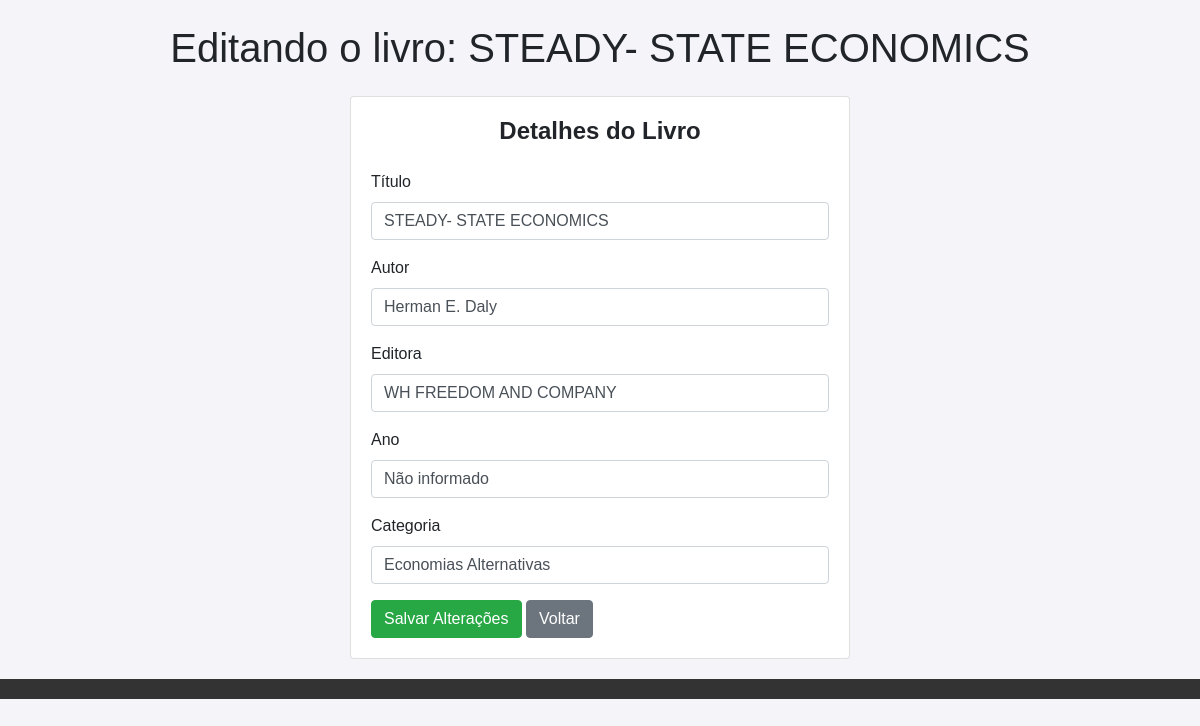
Screenshot of /api/editar-livro/1/ with the database file from the repository.
### biblioteca/models.py (models this page shows, shortened)
class Livro(models.Model):
    autor = models.CharField(max_length=255, null=True, blank=True)
    titulo = models.CharField(max_length=255, null=True, blank=True)
    editora = models.CharField(max_length=255, null=True, blank=True)
    ano = models.CharField(max_length=13, null=True, blank=True)
    categoria = models.CharField(max_length=255, null=True, blank=True)

### biblioteca/views.py (the view)
# urls.py: path("editar-livro/<int:pk>/", views.editar_livro, name="editar_livro"),
def editar_livro(request, pk):
    livro = get_object_or_404(Livro, pk=pk)  # Busca o livro pelo ID (pk)
    if request.method == "POST":
        form = LivroForm(request.POST, instance=livro)
        if form.is_valid():
            form.save()  # Atualiza o livro no banco de dados
            messages.success(request, "Livro alterado com sucesso!")
            return redirect(
                "pagina_inicial"
            )  # Redireciona para a página inicial após salvar
    else:
        form = LivroForm(instance=livro)  # Preenche o formulário com os dados do livro
    return render(
        request, "biblioteca/editar_livro.html", {"form": form, "livro": livro}
    )

### biblioteca/forms.py
class LivroForm(forms.ModelForm):
    class Meta:
        model = Livro
        fields = ["autor", "titulo", "editora", "ano", "categoria"]
    def __init__(self, *args, **kwargs):
        super().__init__(*args, **kwargs)
        for field in self.fields.values():
            field.widget.attrs.update({'class': 'form-control'})

### biblioteca/templates/biblioteca/editar_livro.html (shortened to what this page needs)
{% extends 'base_generic.html' %}
{% load static %}
{% block content %}
<div class="container mt-4">
    <h1 class="mb-4 text-center">Editando o livro: {{ livro.titulo }}</h1>
    <form method="POST" class="mx-auto" style="max-width: 500px;">
        <div class="card">
            <div class="card-body">
                <h5 class="card-title text-center mb-4">Detalhes do Livro</h5>
                <div class="form-group mb-3">
                    <label for="id_titulo">Título</label>
                    <input type="text" class="form-control" name="titulo" id="id_titulo" value="{{ form.titulo.value|default:'' }}">
                </div>
                <div class="form-group mb-3">
                    <label for="id_autor">Autor</label>
                    <input type="text" class="form-control" name="autor" id="id_autor" value="{{ form.autor.value|default:'' }}">
                </div>
                <div class="form-group mb-3">
                    <label for="id_editora">Editora</label>
                    <input type="text" class="form-control" name="editora" id="id_editora" value="{{ form.editora.value|default:'' }}">
                </div>
                <div class="form-group mb-3">
                    <label for="id_ano">Ano</label>
                    <input type="text" class="form-control" name="ano" id="id_ano" value="{{ form.ano.value|default:'' }}">
                </div>
                <div class="form-group mb-3">
                    <label for="id_categoria">Categoria</label>
                    <input type="text" class="form-control" name="categoria" id="id_categoria" value="{{ form.categoria.value|default:'' }}">
                </div>
                <button type="submit" class="btn btn-success">Salvar Alterações</button>
                <a href="{% url 'pagina_inicial' %}" class="btn btn-secondary">Voltar</a>
            </div>
        </div>
    </form>
</div>
{% endblock %}

### biblioteca/static/css/style.css (style rules this page uses)
body { font-family: Arial, sans-serif; background-color: #f4f4f9; margin: 0; padding: 0; }
.container { margin-top: 30px; }
.card { margin-bottom: 20px; }
.card-title { font-size: 1.5rem; font-weight: bold; }

### rows the page displays
Livro: titulo "STEADY- STATE ECONOMICS", autor "Herman E. Daly", editora "WH FREEDOM AND COMPANY", ano "Não informado", categoria "Economias Alternativas"
